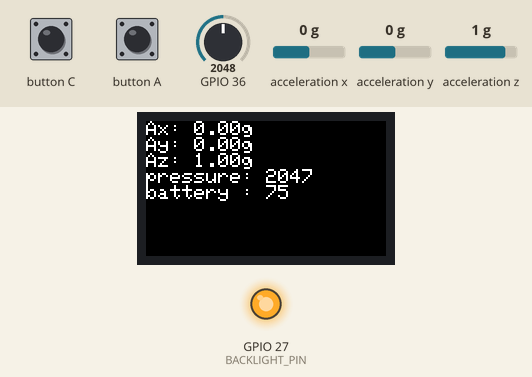
Bench run of a sketch on a simulated ESP32. On the bench: 240×135 colour display, output pins drawn as LEDs (lit = HIGH). Inputs (shaded band) come from the test bench; at power-on: GPIO 36 = 2048, acceleration x 0 g, acceleration y 0 g, acceleration z 1 g. WiFi joins after 1.5 s; servers stay silent unless stated; what the sketch prints to the serial monitor is not drawn.

Above: at 2.8 s.
2.9 s: GPIO 36 set to 3058
At 3.6 s:
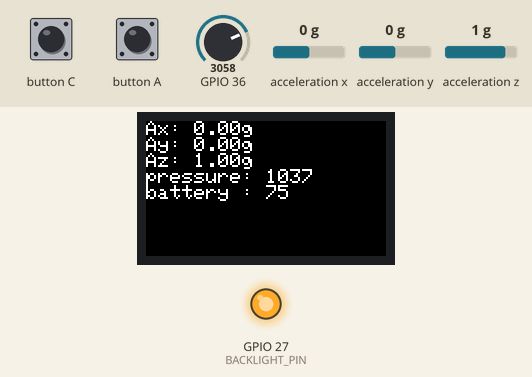
5.9 s: GPIO 36 set to 3124
At 6.9 s:
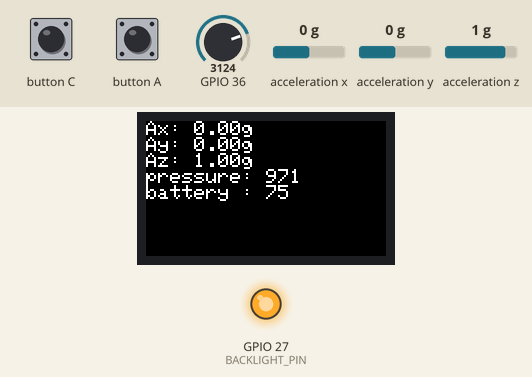
7.5 s: button C pressed for 0.15 s
At 8.9 s:
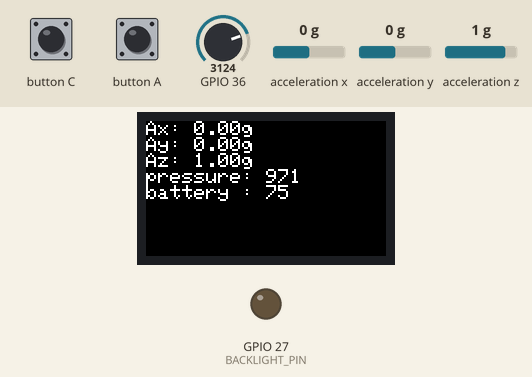
Timing chart, 0 to 10.5 s (numbered marks = the images above; inputs shaded):
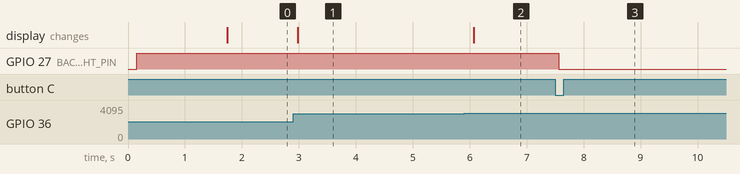

The sketch:

childBack.ino
```cpp
#include <M5StickCPlus2.h>
#include <Wire.h>
#include <Adafruit_Sensor.h>
#include <WiFi.h>
#include <WiFiUdp.h>
#include <M5Unified.h>

// 若需串口调试输出，取消注释
#define DEBUG_SERIAL

// 若需屏显，取消注释
#define ENABLE_DISPLAY

//WiFi & UDP 配置
// const char* SSID      = "free-wifi";
// const char* PASSWORD  = "free-wifi";
// const char* UDP_ADDR  = "192.168.19.99";//Unityを使用するPCのIPアドレス

//IPアドレスみる
// const char* SSID      = "ちひろ";
// const char* PASSWORD  = "chiibabmi";
// const char* UDP_ADDR  = "172.20.10.2";
const uint16_t UDP_PORT = 8889;
const char* SSID      = "HR01a-FEE321";
const char* PASSWORD  = "a4dc520d52";
const char* UDP_ADDR  = "192.168.1.7";//desktopのip

// 背光控制管脚（由 GPIO27 驱动 TFT VLED） :contentReference[oaicite:0]{index=0} :contentReference[oaicite:1]{index=1}
const uint8_t BACKLIGHT_PIN = 27;
bool backlightOn = true;  // 默认启动背光

WiFiUDP udp;

void setup() {//電源→一回だけ動く→あとは下のコードでloop
  #ifdef DEBUG_SERIAL
  Serial.begin(115200);
  Serial.println("Setup start");
  #endif

  // 初始化 M5StickC Plus 2
  M5.begin();
  M5.Lcd.setRotation(3);
  M5.Lcd.setTextSize(2);

  // 上电立即打开背光，保持显示 :contentReference[oaicite:2]{index=2}
  pinMode(BACKLIGHT_PIN, OUTPUT);
  digitalWrite(BACKLIGHT_PIN, HIGH);//この辺は見なくていい
  #ifdef DEBUG_SERIAL
  Serial.println("Backlight ON (default)");
  #endif

  pinMode(G36, INPUT);
  //pinMode(G36,INPUT_PULLDOWN);

  // WiFi 连接
  WiFi.begin(SSID, PASSWORD);
  #ifdef DEBUG_SERIAL
  Serial.print("Connecting to WiFi: "); Serial.println(SSID);// ここら辺はwifi接続していて、...だと接続できていない
  #endif
  while (WiFi.status() != WL_CONNECTED) {
    delay(500);
    #ifdef DEBUG_SERIAL
    Serial.print(".");
    #endif
  }
  #ifdef DEBUG_SERIAL
  Serial.println("\nWiFi connected");
  Serial.print("IP address: "); Serial.println(WiFi.localIP());
  #endif

  #ifdef ENABLE_DISPLAY
  // 首次屏显
  M5.Lcd.fillScreen(BLACK);
  M5.Lcd.println("IMU Ready");
  #endif
}

void loop() {//IMUデータ見込み→UDP発送
  M5.update();  // 更新按键状态 :contentReference[oaicite:4]{index=4}


  // 中键 (BtnA)：切换背光与屏幕刷新
  if (M5.BtnA.wasPressed()) {
    backlightOn = !backlightOn;
    digitalWrite(BACKLIGHT_PIN, backlightOn ? HIGH : LOW);
    #ifdef DEBUG_SERIAL
    Serial.printf("Backlight %s\n", backlightOn ? "ON" : "OFF");
    #endif
  }
  // 侧键 (BtnB)：重启 :contentReference[oaicite:5]{index=5}
  if (M5.BtnB.wasPressed()) {
    #ifdef DEBUG_SERIAL
    Serial.println("Button B pressed: restarting");
    #endif
    esp_restart();
  }

  // データの読み取り
  float ax, ay, az;                        // 单位：g
  M5.Imu.getAccel(&ax, &ay, &az);          // Plus2 内置 MPU6886:contentReference[oaicite:0]{index=0}
  int pressureRaw = analogRead(G36); //G36で取った電圧出す
  int pressure = 4095- pressureRaw;
  //int pressure = analogRead(G36);

#ifdef DEBUG_SERIAL
Serial.printf("Accel: x=%.2f y=%.2f z=%.2f\n", ax, ay, az);
Serial.printf("Pressure: %d\n", pressure);
Serial.printf("battery: %d\n", M5.Power.getBatteryLevel());
#endif

#ifdef ENABLE_DISPLAY
  if (backlightOn) {
    M5.Lcd.fillScreen(BLACK);
    M5.Lcd.setCursor(0, 0);
    M5.Lcd.printf("Ax: %.2fg\nAy: %.2fg\nAz: %.2fg\n", ax, ay, az);
    M5.Lcd.printf("pressure: %d\n", pressure);
    M5.Lcd.printf("battery : %d\n", M5.Power.getBatteryLevel());
  }
#endif

  // JSON（データ形式）→UDP（時間を重視した通信）→Unity発送される
  // String json = String("{\"ax\":") + String(ax, 2) +
  //             ",\"ay\":" + String(ay, 2) +
  //             ",\"az\":" + String(az, 2) + "konnnitiha}";
  //             // ",\"pressure\":" + String(pressure,1) + "}";

  //               char fullJson[128];
  //               snprintf(fullJson, sizeof(fullJson), "%s,\"pressure\":%d}", json.c_str(), pressure);
char jsonBuffer[128]; // JSON文字列を格納するためのバッファ
  snprintf(jsonBuffer, sizeof(jsonBuffer),
           "{\"ax\":%.2f,\"ay\":%.2f,\"az\":%.2f,\"pressure\":%d,\"battery\":%d}",
           ax, ay, az, pressure, M5.Power.getBatteryLevel());

  //UDPで送信
  udp.beginPacket(UDP_ADDR, UDP_PORT);
  udp.print(jsonBuffer);
  udp.endPacket();//ここで終わってloopする

  delay(100);// Unityに0.1秒に一回送信
  //まとめこれがUnityに送られる
}
```

Measured:
- after the input at 2.9 s, the display: changes after 0.08 s (image 1)
- after the input at 5.9 s, the display: changes after 0.17 s (image 2)
- after the input at 7.5 s, GPIO 27 (BACKLIGHT_PIN): HIGH → LOW after 0.06 s
